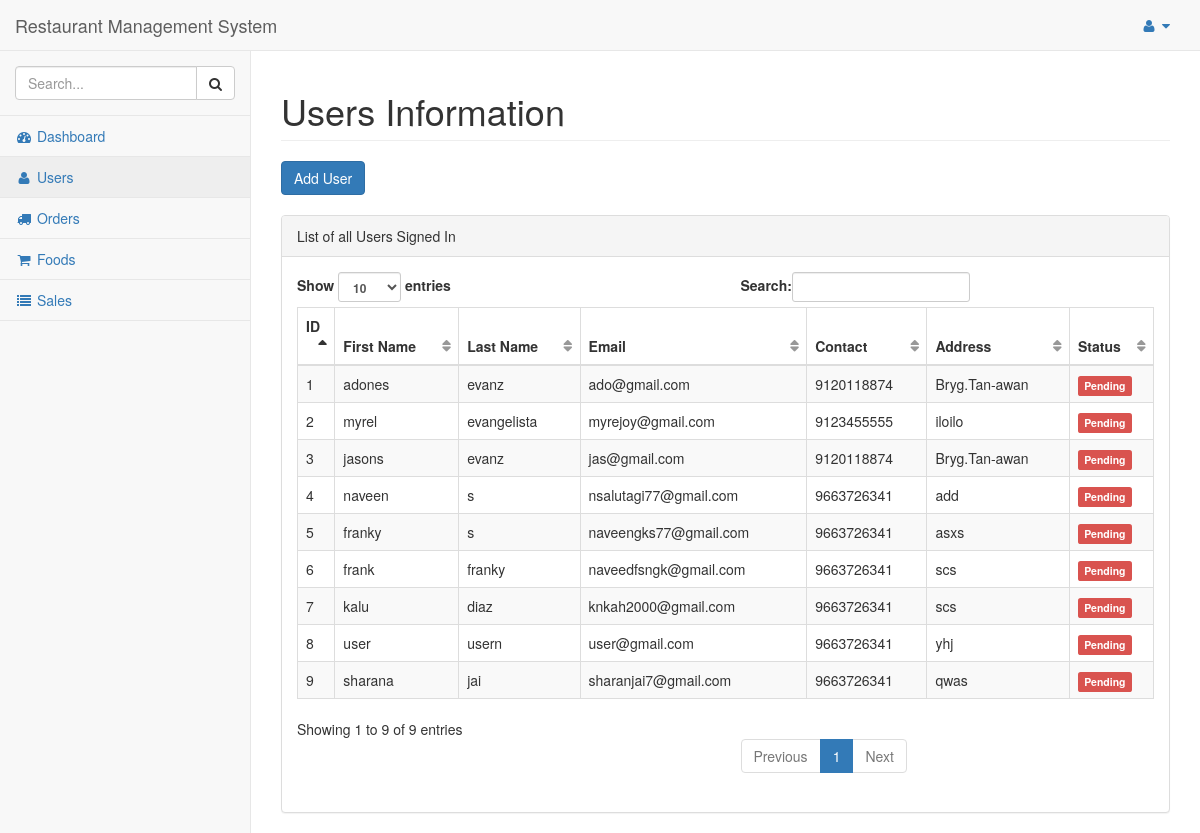
The app's page /dashboard/admin/users/ (signed in) with its own data.
### hotel/models.py (models this page shows)
class Customer(models.Model):
    pending = 'Pending'
    verified = 'Verified'
    STATUS = (
        (pending,pending),
        (verified,verified),
    )
    customer = models.ForeignKey(User, on_delete=models.CASCADE)
    address = models.TextField()
    contact = models.CharField(max_length = 10)
    orders = models.IntegerField(default=0)
    total_sale = models.IntegerField(default=0)
    def __str__(self):
        return self.customer.first_name + " " + self.customer.last_name

### hotel/views.py (the view)
# urls.py: url(r'^dashboard/admin/users/$', views.users_admin, name='users_admin'),
@login_required
@staff_member_required
def users_admin(request):
    customers = Customer.objects.filter()
    print(customers)
    return render(request, 'admin_temp/users.html', {'users':customers})

### hotel/templates/admin_temp/users.html (shortened to what this page needs)
{% load static %}
{% include "includes/base.html" %}
{% include "includes/navbarheader.html" %}
{% include "includes/navtop.html"%}
{% include "includes/sidemenu.html" %}
        </nav>
        <div id="page-wrapper">
            <div class="row">
                <div class="col-lg-12">
                    <h1 class="page-header">Users Information</h1>
                    <button type="button" class="btn btn-primary" data-toggle="modal" data-target="#myModal">
                        Add User
                    </button>
                </div>
            </div>
            <br/>
            <div class="row">
                <div class="col-lg-12">
                    <div class="panel panel-default">
                        <div class="panel-heading">
                            List of all Users Signed In
                        </div>
                        <div class="panel-body">
                            <table width="100%" class="table table-striped table-bordered table-hover" id="dataTables-example">
                                <thead>
                                    <tr>
                                        <th>ID</th>
                                        <th>First Name</th>
                                        <th>Last Name</th>
                                        <th>Email</th>
                                        <th>Contact</th>
                                        <th>Address</th>
                                        <th>Status</th>
                                    </tr>
                                </thead>
                                <tbody>
                                    {% for user in users %}
                                    <tr>
                                        <td>{{user.id}}</td>
                                        <td>{{user.customer.first_name}}</td>
                                        <td>{{user.customer.last_name}}</td>
                                        <td>{{user.customer.email}}</td>
                                        <td>{{user.contact}}</td>
                                        <td>{{user.address}}</td>
                                        <td>{% if user.status == 'Verified' %}
                                        <span class="label label-success">Verified</span>
                                        {% else %}
                                        <span class="label label-danger">Pending</span>
                                        {% endif %}
                                        </td>
                                    </tr>
                                    {%  endfor %}
                                </tbody>
                            </table>
                        </div>
                    </div>
                </div>
            </div>
        </div>
    </div>
</body>
</html>

### records on screen
Customer: id "1", customer.first_name "adones", customer.last_name "evanz", customer.email "ado@gmail.com", contact "9120118874", address "Bryg.Tan-awan"
Customer: id "2", customer.first_name "myrel", customer.last_name "evangelista", customer.email "myrejoy@gmail.com", contact "9123455555", address "iloilo"
Customer: id "3", customer.first_name "jasons", customer.last_name "evanz", customer.email "jas@gmail.com", contact "9120118874", address "Bryg.Tan-awan"
Customer: id "4", customer.first_name "naveen", customer.last_name "s", customer.email "nsalutagi77@gmail.com", contact "9663726341", address "add"
Customer: id "5", customer.first_name "franky", customer.last_name "s", customer.email "naveengks77@gmail.com", contact "9663726341", address "asxs"
Customer: id "6", customer.first_name "frank", customer.last_name "franky", customer.email "naveedfsngk@gmail.com", contact "9663726341", address "scs"
Customer: id "7", customer.first_name "kalu", customer.last_name "diaz", customer.email "knkah2000@gmail.com", contact "9663726341", address "scs"
Customer: id "8", customer.first_name "user", customer.last_name "usern", customer.email "user@gmail.com", contact "9663726341", address "yhj"
Customer: id "9", customer.first_name "sharana", customer.last_name "jai", customer.email "sharanjai7@gmail.com", contact "9663726341", address "qwas"
